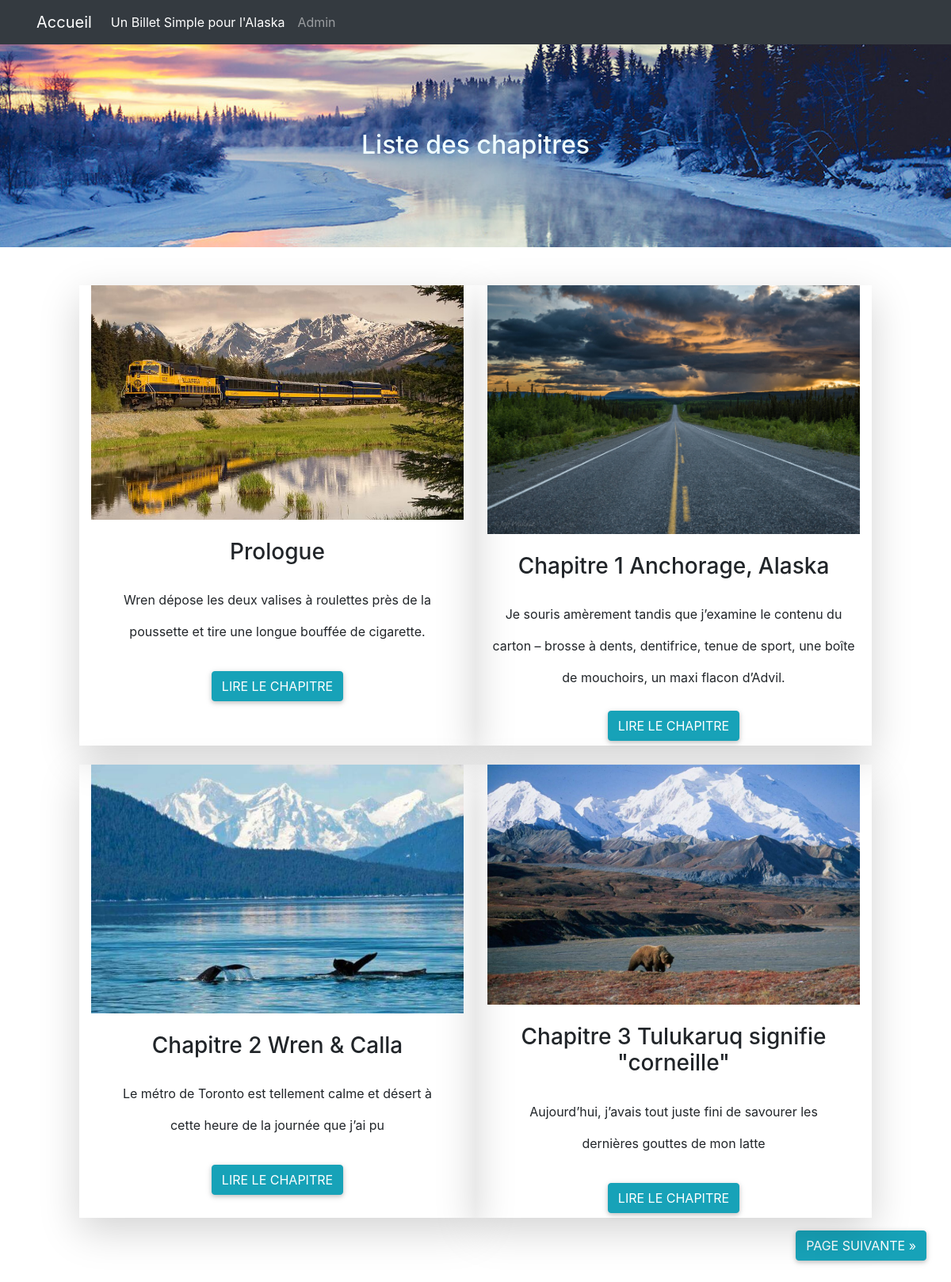
The app's page /index.php?action=listchapitre with its own data.
### tables this page shows
CREATE TABLE IF NOT EXISTS `chapitre` (
  `id_chapitre` int(11) NOT NULL AUTO_INCREMENT,
  `titre` varchar(255) NOT NULL,
  `numchapitre` int(11) NOT NULL,
  `extrait` text NOT NULL,
  `contenu_chapitre` text NOT NULL,
  `date_publication` datetime NOT NULL,
  `image` varchar(500) DEFAULT NULL,
  `publier` int(3) NOT NULL,
  PRIMARY KEY (`id_chapitre`),
  UNIQUE KEY `numchapitre` (`numchapitre`),
  KEY `titre` (`titre`)
);

### src/view/View.php (called while the page is built, shortened)
<?php
class View
{
    private $path;
    public function __construct(string $path)
    {
        $this->path = $path;
    }
    public function render(string $templates, ?array $data) : void
    {
        require_once($this->path.$templates.'.html.php');
        require_once($this->path.'layout.html.php');
    }
}

### src/controller/ChapitreController.php (called while the page is built, shortened)
<?php
class ChapitreController
{
    private $chapitreManager;
    private $view;
    public function __construct()
    {
        $this->chapitreManager = new ChapitreManager();
        $this->view = new View('../templates/frontoffice/');
    }
    public function listeChapitre(int $currentPage = 1)
    {
        $pagePrecedente = 0;
        $pageSuivante = 0;
        $currentPage = (int)($_GET['page'] ?? 1);
        $postsPerPage = 4;
        $offset = $postsPerPage * ($currentPage - 1);
        $countChapitre = $this->chapitreManager->countChapitre();
        $nbTotalPages = (int)ceil($countChapitre / $postsPerPage);
        if($currentPage === 1){
            $pagePrecedente = 0;
        }else {
            $pagePrecedente = $currentPage - 1;
        }
        if($currentPage === $nbTotalPages){
            $pageSuivante = 0;
        }else {
            $pageSuivante = $currentPage + 1;
        }
        $list = $this->chapitreManager->findChapitres($offset, $postsPerPage);
        $this->view->render('listechapitres', [
            'list'=>$list,
            'pageSuivante'=>$pageSuivante,
            'pagePrecedente'=>$pagePrecedente,
            'currentPage'=>$currentPage]);
    }
}

### src/model/ChapitreManager.php (called while the page is built, shortened)
<?php
class ChapitreManager
{
    private $db;
    public function __construct()
    {
        $this->db = (new DbConnect())->connectToDb();
    }
    public function findChapitres(int $offset, int $nbPerPage) : array
    {
        $req = $this->db->prepare('SELECT * FROM chapitre ORDER BY numchapitre limit :offset, :limitation');
        $req->bindValue(':limitation', $nbPerPage, \PDO::PARAM_INT);
        $req->bindValue(':offset', $offset, \PDO::PARAM_INT);
        $req->execute();
        return $req->fetchAll();
    }
}

### src/Tools/DbConnect.php (called while the page is built, shortened)
<?php
class DbConnect {
    public function connectToDb()
    {
        try
        {
            $this->db = new \PDO('mysql:host=paleron.o2switch.net:2083;dbname=projet4;charset=utf8', 'dami7711_root', 'Forteroche');
            return $this->db;
        }
        catch(Exception $e)
        {
            die('Erreur : '.$e->getMessage());
        }
    }
}

### templates/frontoffice/listechapitres.html.php (the view, shortened to what this page needs)
<div id="chapitreBanniere">
    <div class="banniere ">
        <h2>Liste des chapitres</h2>
    </div>
</div>
<div class="container-fluid mt-4">
    <section class="row justify-content-md-center">
        <?php foreach($data['list'] as $episode):
             if((int)$episode['publier'] !== 0){ ?>
        <div class="col-12 col-md-5 col-lg-5 mt-4 mb-4 mb-lg-0 border-light shadow-lg">
            <img src="images/<?=$episode['image']?>" alt="" class="img-fluid">
            <h3 class="chapitreTitle"><?=$episode['titre']?></h3>
            <p class="allChapitre"><?=$episode['extrait']?></p>
            <a class="btn btn-info" href="index.php?action=chapitre&id=<?=$episode['id_chapitre']?>">Lire le
                chapitre</a>
        </div>
        <?php
                } else{
                ?>
        <p>La suite au prochain épisode</p>
        <?php
                }
                ?>
        <?php endforeach; ?>
    </section>
    <div class="d-flex justify-content-between my4">
        <?php
        if($data['pageSuivante'] !== 0): ?>
        <a href="index.php?action=listchapitre&page=<?= $data['pageSuivante']?>" class="btn btn-info ml-auto m-3">Page
            suivante &raquo;</a>
        <?php endif ?>
    </div>
</div>

### public/css/front/style.css (style rules this page uses)
html, body { font-family: Roboto, sans-serif; font-size: 16px; line-height: 1.4; height: 100%; margin: 0; padding: 0; }
[class*="col-"] { line-height: 40px; text-align: center; }
.justify-content-md-center { justify-content: center!important; }
img { max-width: 100%; height: auto; }
a { text-decoration: none; color: inherit; }
.d-flex { display: -ms-flexbox !important; display: flex !important; }
.btn:not(:disabled):not(.disabled) { cursor: pointer; }
.btn { margin: .375rem; color: inherit; text-transform: uppercase; word-wrap: break-word; white-space: normal; cursor: pointer; border: 0; border-radius: .125rem; -webkit-box-shadow: 0 2px 5px 0 rgba(0,0,0,0.16), 0 2px 10px 0 rgba(0,0,0,0.12); box-shadow: 0 2px 5px 0 rgba(0,0,0,0.16), 0 2px 10px 0 rgba(0,0,0,0.12); -webkit-transition: color .15s ease-in-out,background-color .15s ease-in-out,border-color .15s ease-in-out,-webkit-box-shadow .15s ease-in-out; transition: color .15s ease-in-out,background-color .15s ease-in-out,border-color .15s ease-in-out,-webkit-box-shadow .15s ease-in-out; transition: color .15s ease-in-out,background-color .15s ease-in-out,border-color .15s ease-in-out,box-shadow .15s ease-in-out; transition: color .15s ease-in-out,background-color .15s ease-in-out,border-color .15s ease-in-out,box-shadow .15s ease-in-out,-webkit-box-shadow .15s ease-in-out; padding: .84rem 2.14rem; font-size: .81rem; }
.btn { display: inline-block; font-weight: 400; color: #212529; text-align: center; vertical-align: middle; -webkit-user-select: none; -moz-user-select: none; -ms-user-select: none; user-select: none; background-color: transparent; border: 1px solid transparent; padding: .375rem .75rem; font-size: 1rem; line-height: 1.5; border-radius: .25rem; transition: color .15s ease-in-out,background-color .15s ease-in-out,border-color .15s ease-in-out,box-shadow .15s ease-in-out; }
a { color: #007bff; text-decoration: none; cursor: pointer; -webkit-transition: all .2s ease-in-out; transition: all .2s ease-in-out; }
a { color: #007bff; text-decoration: none; background-color: transparent; }
*, *::before, *::after { box-sizing: border-box; }
#chapitreBanniere { background-image:url(../../images/fairbanks.jpg); padding: 9%; background-size: cover; background-position: center; height: 7em; }
.banniere { text-align: center; color: azure; }
.chapitreTitle, .allChapitre { margin: 1.5rem; }
@media only screen and (min-width: 601px) { #chapitreBanniere { height: 16em; } }

### records on screen
chapitre: image (picture), titre "Prologue", extrait "Wren dépose les deux valises à roulettes près de la poussette et tire une longue bouffée de cigarette."
chapitre: image (picture), titre "Chapitre 1 Anchorage, Alaska", extrait "Je souris amèrement tandis que j’examine le contenu du carton – brosse à dents, dentifrice, tenue de sport, une boîte de mouchoirs, un maxi flacon d’Advil."
chapitre: image (picture), titre "Chapitre 2 Wren & Calla", extrait "Le métro de Toronto est tellement calme et désert à cette heure de la journée que j’ai pu"
chapitre: image (picture), titre "Chapitre 3 Tulukaruq signifie \"corneille\"", extrait "Aujourd’hui, j’avais tout juste fini de savourer les dernières gouttes de mon latte"
